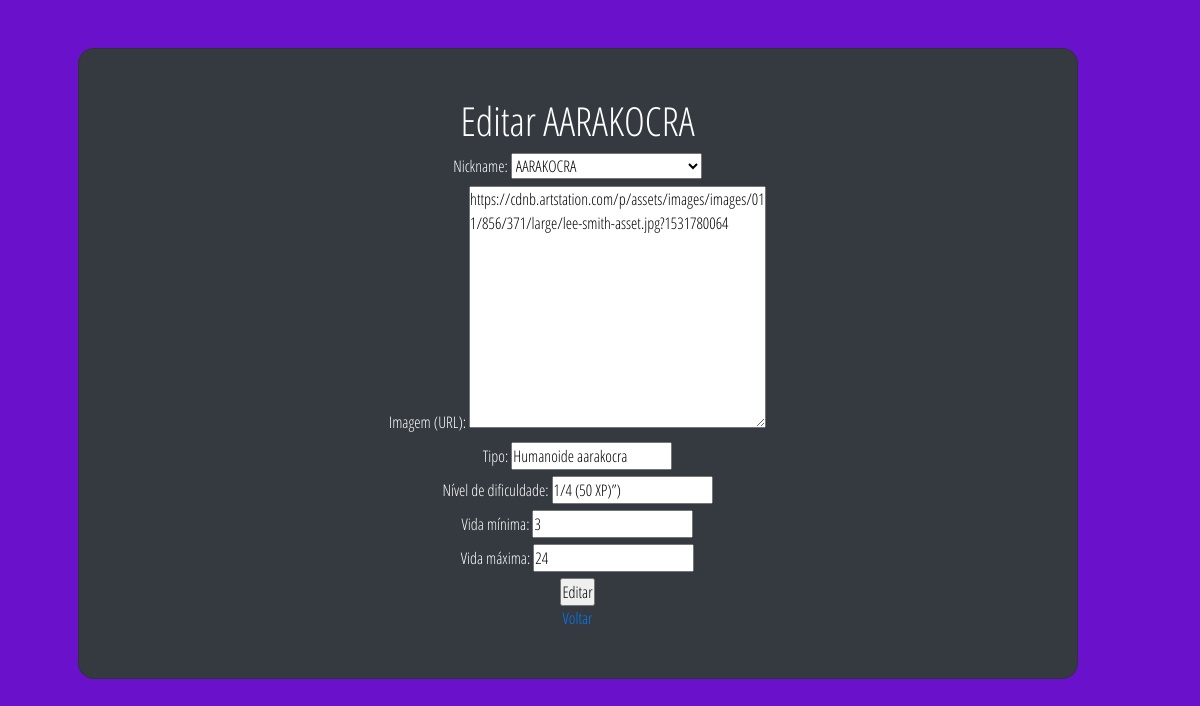
The app's page /editar-monstro/2/ (signed in) with its own data.
### bestiario_frontend/models.py (models this page shows)
class Monstro(models.Model):
    nickname = models.ForeignKey(Criatura, on_delete=models.CASCADE)
    imagem_url = models.TextField(max_length=2048)
    tipo = models.CharField(max_length=256)
    nivel_dificuldade = models.CharField(max_length=256)
    vida_max = models.IntegerField()
    vida_min = models.IntegerField()
    class Meta:
        db_table = 'monstro'

class Criatura(models.Model):
    nickname = models.CharField(unique=True, max_length=100)
    atributos = models.TextField()
    status_combate = models.CharField(max_length=1024)
    tamanho = models.CharField(max_length=1024)
    conhecimento = models.CharField(max_length=1024)
    alinhamento = models.CharField(max_length=1024)
    resistencia = models.CharField(max_length=1024)
    acoes = models.TextField()
    magias = models.TextField()
    class Meta:
        db_table = 'criatura'

### bestiario_frontend/views.py (the view, shortened to what this page needs)
# urls.py: path('editar-monstro/<id>/', views.editarMonstro, name='editar-monstro'),
@login_required
def editarMonstro(request, id):
    criaturas = Criatura.objects.all()
    try:
        monstro = Monstro.objects.get(id=id)
    except ObjectDoesNotExist or Exception:
        messages.error(request, "Erro, monstro não foi encontrado.")
        return redirect('painel')
    return render(request, 'editar-monstro.html', {'monstro': monstro, 'criaturas': criaturas})

### bestiario_frontend/templates/editar-monstro.html (shortened to what this page needs)
<!DOCTYPE html>
<html lang="en">
<head>
    {% load static %}
    <link href='{% static "style.css" %}' type="text/css" rel="stylesheet" />
    <link rel="stylesheet" href="{% static 'css/bootstrap.min.css' %}">
    <link rel="stylesheet" href="{% static 'fa/css/all.min.css' %}">
</head>
<body>
    <section class="cadastro">
        <div class="container py-5 h-100">
            <div class="row d-flex justify-content-center align-items-center h-100">
                <div class="col-12 col-md-8 col-lg-6 col-xl-5">
                    <div class="card bg-dark text-white" style="border-radius: 1rem;width: 1000px;margin-left: -300px;">
                        <div class="card-body p-5 text-center">
                            <div>
                                <h1>Editar {{ monstro.nickname.nickname }}</h1>
                                <form action="#" method="POST">
                                    <label for="id_nickname">Nickname:</label>
                                    <select name="nickname" id="id_nickname">
                                        <option value="" selected="">{{ monstro.nickname.nickname }}</option>
                                    </select>
                                    <br>
                                    <label for="id_imagem_url">Imagem (URL):</label>
                                    <textarea name="imagem_url" cols="40" rows="10" maxlength="2048" id="id_imagem_url">{{ monstro.imagem_url }}</textarea>
                                    <br>
                                    <label for="id_tipo">Tipo:</label>
                                    <input type="text" name="tipo" maxlength="256" id="id_tipo" value="{{ monstro.tipo }}">
                                    <br>
                                    <label for="id_nivel_dificuldade">Nível de dificuldade:</label>
                                    <input type="text" name="nivel_dificuldade" maxlength="256" id="id_nivel_dificuldade" value="{{ monstro.nivel_dificuldade }}">
                                    <br>
                                    <label for="id_vida_min">Vida mínima:</label>
                                    <input type="number" name="vida_min" id="id_vida_min" value="{{ monstro.vida_min }}">
                                    <br>
                                    <label for="id_vida_max">Vida máxima:</label>
                                    <input type="number" name="vida_max" id="id_vida_max" value="{{ monstro.vida_max }}">
                                    <br>
                                    <input type="submit" value="Editar">
                                </form>
                                <a href="{% url 'painel' %}">Voltar</a>
                            </div>
                        </div>
                    </div>
                </div>
            </div>
        </div>
    </section>
</body>
</html>

### bestiario_frontend/static/style.css (style rules this page uses)
* { margin: 0; padding: 0; box-sizing: border-box; font-family: "Open Sans"; }
html,body { height: 100%; }
.cadastro { background-image: url("images/fundo.jpg"); background: #6a11cb; }

### records on screen
Monstro: nickname.nickname "AARAKOCRA", nickname "AARAKOCRA", imagem_url "https://cdnb.artstation.com/p/assets/images/images/011/856/371/large/lee-smith-asset.jpg?1531780064", tipo "Humanoide aarakocra", nivel_dificuldade "1/4 (50 XP)”)", vida_min "3", vida_max "24"
